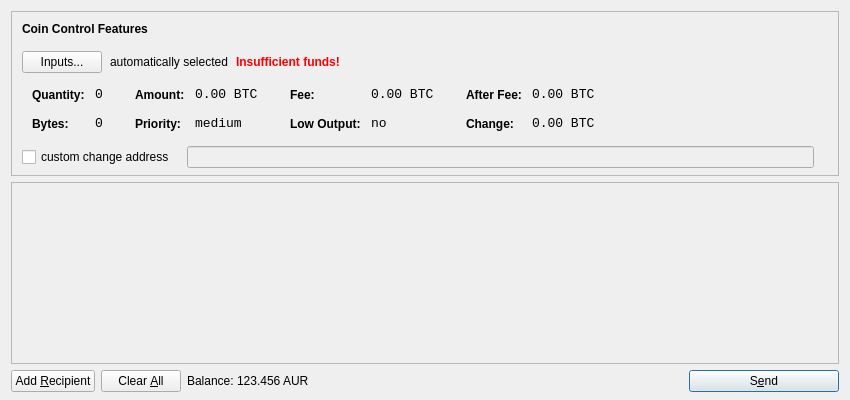
<?xml version="1.0" encoding="UTF-8"?>
<ui version="4.0">
 <class>SendCoinsDialog</class>
 <widget class="QDialog" name="SendCoinsDialog">
  <property name="geometry">
   <rect>
    <x>0</x>
    <y>0</y>
    <width>850</width>
    <height>400</height>
   </rect>
  </property>
  <property name="windowTitle">
   <string>Send Coins</string>
  </property>
  <layout class="QVBoxLayout" name="verticalLayout" stretch="0,1,0">
   <property name="bottomMargin">
    <number>8</number>
   </property>
   <item>
    <widget class="QFrame" name="frameCoinControl">
     <property name="sizePolicy">
      <sizepolicy hsizetype="Expanding" vsizetype="Expanding">
       <horstretch>0</horstretch>
       <verstretch>0</verstretch>
      </sizepolicy>
     </property>
     <property name="maximumSize">
      <size>
       <width>16777215</width>
       <height>16777215</height>
      </size>
     </property>
     <property name="frameShape">
      <enum>QFrame::StyledPanel</enum>
     </property>
     <property name="frameShadow">
      <enum>QFrame::Sunken</enum>
     </property>
     <layout class="QVBoxLayout" name="verticalLayoutCoinControl2">
      <property name="spacing">
       <number>-1</number>
      </property>
      <property name="leftMargin">
       <number>0</number>
      </property>
      <property name="topMargin">
       <number>0</number>
      </property>
      <property name="rightMargin">
       <number>0</number>
      </property>
      <property name="bottomMargin">
       <number>6</number>
      </property>
      <item>
       <layout class="QVBoxLayout" name="verticalLayoutCoinControl" stretch="0,0,0,0,1">
        <property name="spacing">
         <number>0</number>
        </property>
        <property name="leftMargin">
         <number>10</number>
        </property>
        <property name="topMargin">
         <number>10</number>
        </property>
        <item>
         <layout class="QHBoxLayout" name="horizontalLayoutCoinControl1">
          <property name="bottomMargin">
           <number>15</number>
          </property>
          <item>
           <widget class="QLabel" name="labelCoinControlFeatures">
            <property name="sizePolicy">
             <sizepolicy hsizetype="Preferred" vsizetype="Maximum">
              <horstretch>0</horstretch>
              <verstretch>0</verstretch>
             </sizepolicy>
            </property>
            <property name="font">
             <font>
              <weight>75</weight>
              <bold>true</bold>
             </font>
            </property>
            <property name="styleSheet">
             <string notr="true">font-weight:bold;</string>
            </property>
            <property name="text">
             <string>Coin Control Features</string>
            </property>
           </widget>
          </item>
         </layout>
        </item>
        <item>
         <layout class="QHBoxLayout" name="horizontalLayoutCoinControl2" stretch="0,0,0,0">
          <property name="spacing">
           <number>8</number>
          </property>
          <property name="bottomMargin">
           <number>10</number>
          </property>
          <item>
           <widget class="QPushButton" name="pushButtonCoinControl">
            <property name="styleSheet">
             <string notr="true"/>
            </property>
            <property name="text">
             <string>Inputs...</string>
            </property>
           </widget>
          </item>
          <item>
           <widget class="QLabel" name="labelCoinControlAutomaticallySelected">
            <property name="text">
             <string>automatically selected</string>
            </property>
            <property name="margin">
             <number>5</number>
            </property>
           </widget>
          </item>
          <item>
           <widget class="QLabel" name="labelCoinControlInsuffFunds">
            <property name="font">
             <font>
              <weight>75</weight>
              <bold>true</bold>
             </font>
            </property>
            <property name="styleSheet">
             <string notr="true">color:red;font-weight:bold;</string>
            </property>
            <property name="text">
             <string>Insufficient funds!</string>
            </property>
            <property name="margin">
             <number>5</number>
            </property>
           </widget>
          </item>
          <item>
           <spacer name="horizontalSpacerCoinControl">
            <property name="orientation">
             <enum>Qt::Horizontal</enum>
            </property>
            <property name="sizeHint" stdset="0">
             <size>
              <width>40</width>
              <height>1</height>
             </size>
            </property>
           </spacer>
          </item>
         </layout>
        </item>
        <item>
         <widget class="QWidget" name="widgetCoinControl" native="true">
          <property name="sizePolicy">
           <sizepolicy hsizetype="Preferred" vsizetype="Preferred">
            <horstretch>0</horstretch>
            <verstretch>0</verstretch>
           </sizepolicy>
          </property>
          <property name="minimumSize">
           <size>
            <width>0</width>
            <height>0</height>
           </size>
          </property>
          <property name="styleSheet">
           <string notr="true"/>
          </property>
          <layout class="QHBoxLayout" name="horizontalLayoutCoinControl5">
           <property name="margin">
            <number>0</number>
           </property>
           <item>
            <layout class="QHBoxLayout" name="horizontalLayoutCoinControl3" stretch="0,0,0,1">
             <property name="spacing">
              <number>20</number>
             </property>
             <property name="topMargin">
              <number>0</number>
             </property>
             <property name="bottomMargin">
              <number>10</number>
             </property>
             <item>
              <layout class="QFormLayout" name="formLayoutCoinControl1">
               <property name="horizontalSpacing">
                <number>10</number>
               </property>
               <property name="verticalSpacing">
                <number>14</number>
               </property>
               <property name="leftMargin">
                <number>10</number>
               </property>
               <property name="topMargin">
                <number>4</number>
               </property>
               <property name="rightMargin">
                <number>6</number>
               </property>
               <item row="0" column="0">
                <widget class="QLabel" name="labelCoinControlQuantityText">
                 <property name="styleSheet">
                  <string notr="true">font-weight:bold;</string>
                 </property>
                 <property name="text">
                  <string>Quantity:</string>
                 </property>
                 <property name="margin">
                  <number>0</number>
                 </property>
                </widget>
               </item>
               <item row="0" column="1">
                <widget class="QLabel" name="labelCoinControlQuantity">
                 <property name="font">
                  <font>
                   <family>Monospace</family>
                   <pointsize>10</pointsize>
                  </font>
                 </property>
                 <property name="cursor">
                  <cursorShape>IBeamCursor</cursorShape>
                 </property>
                 <property name="contextMenuPolicy">
                  <enum>Qt::ActionsContextMenu</enum>
                 </property>
                 <property name="text">
                  <string notr="true">0</string>
                 </property>
                 <property name="margin">
                  <number>0</number>
                 </property>
                 <property name="textInteractionFlags">
                  <set>Qt::LinksAccessibleByMouse|Qt::TextSelectableByKeyboard|Qt::TextSelectableByMouse</set>
                 </property>
                </widget>
               </item>
               <item row="1" column="0">
                <widget class="QLabel" name="labelCoinControlBytesText">
                 <property name="styleSheet">
                  <string notr="true">font-weight:bold;</string>
                 </property>
                 <property name="text">
                  <string>Bytes:</string>
                 </property>
                </widget>
               </item>
               <item row="1" column="1">
                <widget class="QLabel" name="labelCoinControlBytes">
                 <property name="font">
                  <font>
                   <family>Monospace</family>
                   <pointsize>10</pointsize>
                  </font>
                 </property>
                 <property name="cursor">
                  <cursorShape>IBeamCursor</cursorShape>
                 </property>
                 <property name="contextMenuPolicy">
                  <enum>Qt::ActionsContextMenu</enum>
                 </property>
                 <property name="text">
                  <string notr="true">0</string>
                 </property>
                 <property name="textInteractionFlags">
                  <set>Qt::LinksAccessibleByMouse|Qt::TextSelectableByKeyboard|Qt::TextSelectableByMouse</set>
                 </property>
                </widget>
               </item>
              </layout>
             </item>
             <item>
              <layout class="QFormLayout" name="formLayoutCoinControl2">
               <property name="horizontalSpacing">
                <number>10</number>
               </property>
               <property name="verticalSpacing">
                <number>14</number>
               </property>
               <property name="leftMargin">
                <number>6</number>
               </property>
               <property name="topMargin">
                <number>4</number>
               </property>
               <property name="rightMargin">
                <number>6</number>
               </property>
               <item row="0" column="0">
                <widget class="QLabel" name="labelCoinControlAmountText">
                 <property name="styleSheet">
                  <string notr="true">font-weight:bold;</string>
                 </property>
                 <property name="text">
                  <string>Amount:</string>
                 </property>
                 <property name="margin">
                  <number>0</number>
                 </property>
                </widget>
               </item>
               <item row="0" column="1">
                <widget class="QLabel" name="labelCoinControlAmount">
                 <property name="font">
                  <font>
                   <family>Monospace</family>
                   <pointsize>10</pointsize>
                  </font>
                 </property>
                 <property name="cursor">
                  <cursorShape>IBeamCursor</cursorShape>
                 </property>
                 <property name="contextMenuPolicy">
                  <enum>Qt::ActionsContextMenu</enum>
                 </property>
                 <property name="text">
                  <string notr="true">0.00 BTC</string>
                 </property>
                 <property name="textInteractionFlags">
                  <set>Qt::LinksAccessibleByMouse|Qt::TextSelectableByKeyboard|Qt::TextSelectableByMouse</set>
                 </property>
                </widget>
               </item>
               <item row="1" column="0">
                <widget class="QLabel" name="labelCoinControlPriorityText">
                 <property name="styleSheet">
                  <string notr="true">font-weight:bold;</string>
                 </property>
                 <property name="text">
                  <string>Priority:</string>
                 </property>
                </widget>
               </item>
               <item row="1" column="1">
                <widget class="QLabel" name="labelCoinControlPriority">
                 <property name="font">
                  <font>
                   <family>Monospace</family>
                   <pointsize>10</pointsize>
                  </font>
                 </property>
                 <property name="cursor">
                  <cursorShape>IBeamCursor</cursorShape>
                 </property>
                 <property name="contextMenuPolicy">
                  <enum>Qt::ActionsContextMenu</enum>
                 </property>
                 <property name="text">
                  <string>medium</string>
                 </property>
                 <property name="textInteractionFlags">
                  <set>Qt::LinksAccessibleByMouse|Qt::TextSelectableByKeyboard|Qt::TextSelectableByMouse</set>
                 </property>
                </widget>
               </item>
              </layout>
             </item>
             <item>
              <layout class="QFormLayout" name="formLayoutCoinControl3">
               <property name="horizontalSpacing">
                <number>10</number>
               </property>
               <property name="verticalSpacing">
                <number>14</number>
               </property>
               <property name="leftMargin">
                <number>6</number>
               </property>
               <property name="topMargin">
                <number>4</number>
               </property>
               <property name="rightMargin">
                <number>6</number>
               </property>
               <item row="0" column="0">
                <widget class="QLabel" name="labelCoinControlFeeText">
                 <property name="styleSheet">
                  <string notr="true">font-weight:bold;</string>
                 </property>
                 <property name="text">
                  <string>Fee:</string>
                 </property>
                 <property name="margin">
                  <number>0</number>
                 </property>
                </widget>
               </item>
               <item row="0" column="1">
                <widget class="QLabel" name="labelCoinControlFee">
                 <property name="font">
                  <font>
                   <family>Monospace</family>
                   <pointsize>10</pointsize>
                  </font>
                 </property>
                 <property name="cursor">
                  <cursorShape>IBeamCursor</cursorShape>
                 </property>
                 <property name="contextMenuPolicy">
                  <enum>Qt::ActionsContextMenu</enum>
                 </property>
                 <property name="text">
                  <string notr="true">0.00 BTC</string>
                 </property>
                 <property name="textInteractionFlags">
                  <set>Qt::LinksAccessibleByMouse|Qt::TextSelectableByKeyboard|Qt::TextSelectableByMouse</set>
                 </property>
                </widget>
               </item>
               <item row="1" column="0">
                <widget class="QLabel" name="labelCoinControlLowOutputText">
                 <property name="styleSheet">
                  <string notr="true">font-weight:bold;</string>
                 </property>
                 <property name="text">
                  <string>Low Output:</string>
                 </property>
                </widget>
               </item>
               <item row="1" column="1">
                <widget class="QLabel" name="labelCoinControlLowOutput">
                 <property name="font">
                  <font>
                   <family>Monospace</family>
                   <pointsize>10</pointsize>
                  </font>
                 </property>
                 <property name="cursor">
                  <cursorShape>IBeamCursor</cursorShape>
                 </property>
                 <property name="contextMenuPolicy">
                  <enum>Qt::ActionsContextMenu</enum>
                 </property>
                 <property name="text">
                  <string>no</string>
                 </property>
                 <property name="textInteractionFlags">
                  <set>Qt::LinksAccessibleByMouse|Qt::TextSelectableByKeyboard|Qt::TextSelectableByMouse</set>
                 </property>
                </widget>
               </item>
              </layout>
             </item>
             <item>
              <layout class="QFormLayout" name="formLayoutCoinControl4">
               <property name="horizontalSpacing">
                <number>10</number>
               </property>
               <property name="verticalSpacing">
                <number>14</number>
               </property>
               <property name="leftMargin">
                <number>6</number>
               </property>
               <property name="topMargin">
                <number>4</number>
               </property>
               <property name="rightMargin">
                <number>6</number>
               </property>
               <item row="0" column="0">
                <widget class="QLabel" name="labelCoinControlAfterFeeText">
                 <property name="styleSheet">
                  <string notr="true">font-weight:bold;</string>
                 </property>
                 <property name="text">
                  <string>After Fee:</string>
                 </property>
                 <property name="margin">
                  <number>0</number>
                 </property>
                </widget>
               </item>
               <item row="0" column="1">
                <widget class="QLabel" name="labelCoinControlAfterFee">
                 <property name="font">
                  <font>
                   <family>Monospace</family>
                   <pointsize>10</pointsize>
                  </font>
                 </property>
                 <property name="cursor">
                  <cursorShape>IBeamCursor</cursorShape>
                 </property>
                 <property name="contextMenuPolicy">
                  <enum>Qt::ActionsContextMenu</enum>
                 </property>
                 <property name="text">
                  <string notr="true">0.00 BTC</string>
                 </property>
                 <property name="textInteractionFlags">
                  <set>Qt::LinksAccessibleByMouse|Qt::TextSelectableByKeyboard|Qt::TextSelectableByMouse</set>
                 </property>
                </widget>
               </item>
               <item row="1" column="0">
                <widget class="QLabel" name="labelCoinControlChangeText">
                 <property name="styleSheet">
                  <string notr="true">font-weight:bold;</string>
                 </property>
                 <property name="text">
                  <string>Change:</string>
                 </property>
                </widget>
               </item>
               <item row="1" column="1">
                <widget class="QLabel" name="labelCoinControlChange">
                 <property name="font">
                  <font>
                   <family>Monospace</family>
                   <pointsize>10</pointsize>
                  </font>
                 </property>
                 <property name="cursor">
                  <cursorShape>IBeamCursor</cursorShape>
                 </property>
                 <property name="contextMenuPolicy">
                  <enum>Qt::ActionsContextMenu</enum>
                 </property>
                 <property name="text">
                  <string notr="true">0.00 BTC</string>
                 </property>
                 <property name="textInteractionFlags">
                  <set>Qt::LinksAccessibleByMouse|Qt::TextSelectableByKeyboard|Qt::TextSelectableByMouse</set>
                 </property>
                </widget>
               </item>
              </layout>
             </item>
            </layout>
           </item>
          </layout>
         </widget>
        </item>
        <item>
         <layout class="QHBoxLayout" name="horizontalLayoutCoinControl4" stretch="0,0,0">
          <property name="spacing">
           <number>12</number>
          </property>
          <property name="sizeConstraint">
           <enum>QLayout::SetDefaultConstraint</enum>
          </property>
          <property name="topMargin">
           <number>5</number>
          </property>
          <property name="rightMargin">
           <number>5</number>
          </property>
          <item>
           <widget class="QCheckBox" name="checkBoxCoinControlChange">
            <property name="text">
             <string>custom change address</string>
            </property>
           </widget>
          </item>
          <item>
           <widget class="QLineEdit" name="lineEditCoinControlChange">
            <property name="enabled">
             <bool>false</bool>
            </property>
            <property name="sizePolicy">
             <sizepolicy hsizetype="Expanding" vsizetype="Fixed">
              <horstretch>0</horstretch>
              <verstretch>0</verstretch>
             </sizepolicy>
            </property>
           </widget>
          </item>
          <item>
           <widget class="QLabel" name="labelCoinControlChangeLabel">
            <property name="sizePolicy">
             <sizepolicy hsizetype="Preferred" vsizetype="Expanding">
              <horstretch>0</horstretch>
              <verstretch>0</verstretch>
             </sizepolicy>
            </property>
            <property name="minimumSize">
             <size>
              <width>0</width>
              <height>0</height>
             </size>
            </property>
            <property name="text">
             <string/>
            </property>
            <property name="margin">
             <number>3</number>
            </property>
           </widget>
          </item>
         </layout>
        </item>
        <item>
         <spacer name="verticalSpacerCoinControl">
          <property name="orientation">
           <enum>Qt::Vertical</enum>
          </property>
          <property name="sizeHint" stdset="0">
           <size>
            <width>800</width>
            <height>1</height>
           </size>
          </property>
         </spacer>
        </item>
       </layout>
      </item>
     </layout>
    </widget>
   </item>
   <item>
    <widget class="QScrollArea" name="scrollArea">
     <property name="widgetResizable">
      <bool>true</bool>
     </property>
     <widget class="QWidget" name="scrollAreaWidgetContents">
      <property name="geometry">
       <rect>
        <x>0</x>
        <y>0</y>
        <width>830</width>
        <height>165</height>
       </rect>
      </property>
      <layout class="QVBoxLayout" name="verticalLayout_2">
       <property name="margin">
        <number>0</number>
       </property>
       <item>
        <layout class="QVBoxLayout" name="entries">
         <property name="spacing">
          <number>6</number>
         </property>
        </layout>
       </item>
       <item>
        <spacer name="verticalSpacer">
         <property name="orientation">
          <enum>Qt::Vertical</enum>
         </property>
         <property name="sizeHint" stdset="0">
          <size>
           <width>20</width>
           <height>40</height>
          </size>
         </property>
        </spacer>
       </item>
      </layout>
     </widget>
    </widget>
   </item>
   <item>
    <layout class="QHBoxLayout" name="horizontalLayout">
     <item>
      <widget class="QPushButton" name="addButton">
       <property name="toolTip">
        <string>Send to multiple recipients at once</string>
       </property>
       <property name="text">
        <string>Add &amp;Recipient</string>
       </property>
       <property name="icon">
        <iconset resource="../bitcoin.qrc">
         <normaloff>:/icons/add</normaloff>:/icons/add</iconset>
       </property>
       <property name="autoDefault">
        <bool>false</bool>
       </property>
      </widget>
     </item>
     <item>
      <widget class="QPushButton" name="clearButton">
       <property name="sizePolicy">
        <sizepolicy hsizetype="Minimum" vsizetype="Fixed">
         <horstretch>0</horstretch>
         <verstretch>0</verstretch>
        </sizepolicy>
       </property>
       <property name="toolTip">
        <string>Remove all transaction fields</string>
       </property>
       <property name="text">
        <string>Clear &amp;All</string>
       </property>
       <property name="icon">
        <iconset resource="../bitcoin.qrc">
         <normaloff>:/icons/remove</normaloff>:/icons/remove</iconset>
       </property>
       <property name="autoRepeatDelay">
        <number>300</number>
       </property>
       <property name="autoDefault">
        <bool>false</bool>
       </property>
      </widget>
     </item>
     <item>
      <layout class="QHBoxLayout" name="horizontalLayout_2">
       <property name="spacing">
        <number>3</number>
       </property>
       <item>
        <widget class="QLabel" name="label">
         <property name="text">
          <string>Balance:</string>
         </property>
        </widget>
       </item>
       <item>
        <widget class="QLabel" name="labelBalance">
         <property name="cursor">
          <cursorShape>IBeamCursor</cursorShape>
         </property>
         <property name="text">
          <string>123.456 AUR</string>
         </property>
         <property name="textInteractionFlags">
          <set>Qt::LinksAccessibleByMouse|Qt::TextSelectableByKeyboard|Qt::TextSelectableByMouse</set>
         </property>
        </widget>
       </item>
      </layout>
     </item>
     <item>
      <spacer name="horizontalSpacer">
       <property name="orientation">
        <enum>Qt::Horizontal</enum>
       </property>
       <property name="sizeHint" stdset="0">
        <size>
         <width>40</width>
         <height>20</height>
        </size>
       </property>
      </spacer>
     </item>
     <item>
      <widget class="QPushButton" name="sendButton">
       <property name="minimumSize">
        <size>
         <width>150</width>
         <height>0</height>
        </size>
       </property>
       <property name="toolTip">
        <string>Confirm the send action</string>
       </property>
       <property name="text">
        <string>S&amp;end</string>
       </property>
       <property name="icon">
        <iconset resource="../bitcoin.qrc">
         <normaloff>:/icons/send</normaloff>:/icons/send</iconset>
       </property>
       <property name="default">
        <bool>true</bool>
       </property>
      </widget>
     </item>
    </layout>
   </item>
  </layout>
 </widget>
 <resources>
  <include location="../bitcoin.qrc"/>
 </resources>
 <connections/>
</ui>
